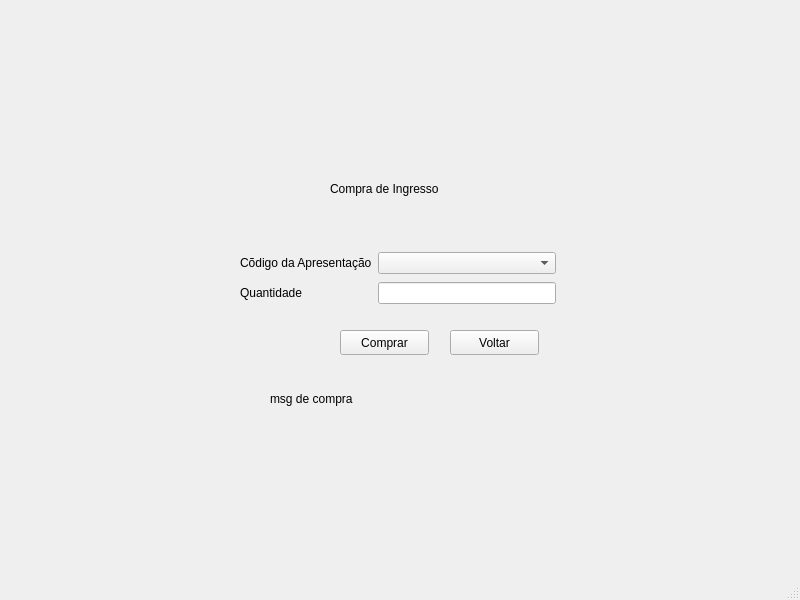
<?xml version="1.0" encoding="UTF-8"?>
<ui version="4.0">
 <class>viewVendas</class>
 <widget class="QMainWindow" name="viewVendas">
  <property name="geometry">
   <rect>
    <x>0</x>
    <y>0</y>
    <width>800</width>
    <height>600</height>
   </rect>
  </property>
  <property name="windowTitle">
   <string>Switch Dreams</string>
  </property>
  <widget class="QWidget" name="centralwidget">
   <widget class="QStackedWidget" name="stackedWidget">
    <property name="geometry">
     <rect>
      <x>140</x>
      <y>0</y>
      <width>651</width>
      <height>441</height>
     </rect>
    </property>
    <property name="currentIndex">
     <number>1</number>
    </property>
    <widget class="QWidget" name="page">
     <widget class="QWidget" name="layoutWidget">
      <property name="geometry">
       <rect>
        <x>160</x>
        <y>210</y>
        <width>191</width>
        <height>131</height>
       </rect>
      </property>
      <layout class="QGridLayout" name="gridLayout">
       <item row="5" column="0">
        <widget class="QPushButton" name="btnVerIngressosVendidos">
         <property name="text">
          <string>Ver Ingressos Vendidos</string>
         </property>
        </widget>
       </item>
       <item row="3" column="0">
        <widget class="QPushButton" name="btnComprarIngresso">
         <property name="text">
          <string>Comprar Ingresso</string>
         </property>
        </widget>
       </item>
       <item row="6" column="0">
        <widget class="QPushButton" name="btnHome">
         <property name="text">
          <string>Home</string>
         </property>
        </widget>
       </item>
       <item row="2" column="0">
        <widget class="QLabel" name="label">
         <property name="text">
          <string>Menu Principal de Vendas</string>
         </property>
        </widget>
       </item>
      </layout>
     </widget>
    </widget>
    <widget class="QWidget" name="page_2">
     <widget class="QPushButton" name="btnComprar">
      <property name="geometry">
       <rect>
        <x>200</x>
        <y>330</y>
        <width>89</width>
        <height>25</height>
       </rect>
      </property>
      <property name="text">
       <string>Comprar</string>
      </property>
     </widget>
     <widget class="QLabel" name="label_4">
      <property name="geometry">
       <rect>
        <x>190</x>
        <y>180</y>
        <width>151</width>
        <height>17</height>
       </rect>
      </property>
      <property name="text">
       <string>Compra de Ingresso</string>
      </property>
     </widget>
     <widget class="QPushButton" name="btnVoltar">
      <property name="geometry">
       <rect>
        <x>310</x>
        <y>330</y>
        <width>89</width>
        <height>25</height>
       </rect>
      </property>
      <property name="text">
       <string>Voltar</string>
      </property>
     </widget>
     <widget class="QWidget" name="layoutWidget">
      <property name="geometry">
       <rect>
        <x>100</x>
        <y>250</y>
        <width>316</width>
        <height>58</height>
       </rect>
      </property>
      <layout class="QGridLayout" name="gridLayout_2">
       <item row="0" column="0">
        <widget class="QLabel" name="label_2">
         <property name="text">
          <string>Cõdigo da Apresentação</string>
         </property>
        </widget>
       </item>
       <item row="1" column="0">
        <widget class="QLabel" name="label_3">
         <property name="text">
          <string>Quantidade</string>
         </property>
        </widget>
       </item>
       <item row="1" column="1">
        <widget class="QLineEdit" name="lineQuantidade"/>
       </item>
       <item row="0" column="1">
        <widget class="QComboBox" name="comboBoxApr"/>
       </item>
      </layout>
     </widget>
     <widget class="QLabel" name="labelCompra">
      <property name="geometry">
       <rect>
        <x>130</x>
        <y>390</y>
        <width>271</width>
        <height>17</height>
       </rect>
      </property>
      <property name="text">
       <string>msg de compra</string>
      </property>
     </widget>
    </widget>
    <widget class="QWidget" name="page_3">
     <widget class="QLabel" name="label_5">
      <property name="geometry">
       <rect>
        <x>180</x>
        <y>70</y>
        <width>191</width>
        <height>20</height>
       </rect>
      </property>
      <property name="text">
       <string>Pagina Ingressos Vendidos</string>
      </property>
     </widget>
     <widget class="QPushButton" name="btnVoltar2">
      <property name="geometry">
       <rect>
        <x>400</x>
        <y>120</y>
        <width>89</width>
        <height>25</height>
       </rect>
      </property>
      <property name="text">
       <string>Voltar</string>
      </property>
     </widget>
     <widget class="QComboBox" name="comboBoxEve">
      <property name="geometry">
       <rect>
        <x>180</x>
        <y>120</y>
        <width>131</width>
        <height>25</height>
       </rect>
      </property>
     </widget>
     <widget class="QTableWidget" name="tableQtdVendida">
      <property name="geometry">
       <rect>
        <x>20</x>
        <y>160</y>
        <width>471</width>
        <height>281</height>
       </rect>
      </property>
      <attribute name="horizontalHeaderDefaultSectionSize">
       <number>160</number>
      </attribute>
      <column>
       <property name="text">
        <string>Apresentação</string>
       </property>
      </column>
      <column>
       <property name="text">
        <string>Ingressos Vendidos</string>
       </property>
      </column>
      <column>
       <property name="text">
        <string>Informações</string>
       </property>
      </column>
     </widget>
     <widget class="QLabel" name="label_6">
      <property name="geometry">
       <rect>
        <x>50</x>
        <y>120</y>
        <width>151</width>
        <height>20</height>
       </rect>
      </property>
      <property name="text">
       <string>Código de Evento</string>
      </property>
     </widget>
    </widget>
    <widget class="QWidget" name="page_4">
     <widget class="QTableWidget" name="tableCpfQte">
      <property name="geometry">
       <rect>
        <x>80</x>
        <y>70</y>
        <width>361</width>
        <height>331</height>
       </rect>
      </property>
      <attribute name="horizontalHeaderDefaultSectionSize">
       <number>180</number>
      </attribute>
      <column>
       <property name="text">
        <string>Usuário</string>
       </property>
      </column>
      <column>
       <property name="text">
        <string>Quantidade de Ingressos</string>
       </property>
      </column>
     </widget>
     <widget class="QLabel" name="label_7">
      <property name="geometry">
       <rect>
        <x>180</x>
        <y>30</y>
        <width>161</width>
        <height>20</height>
       </rect>
      </property>
      <property name="text">
       <string>Ingressos Comprados</string>
      </property>
     </widget>
     <widget class="QPushButton" name="pushButton">
      <property name="geometry">
       <rect>
        <x>350</x>
        <y>410</y>
        <width>89</width>
        <height>25</height>
       </rect>
      </property>
      <property name="text">
       <string>Voltar</string>
      </property>
     </widget>
    </widget>
   </widget>
  </widget>
  <widget class="QMenuBar" name="menubar">
   <property name="geometry">
    <rect>
     <x>0</x>
     <y>0</y>
     <width>800</width>
     <height>22</height>
    </rect>
   </property>
  </widget>
  <widget class="QStatusBar" name="statusbar"/>
 </widget>
 <resources/>
 <connections/>
</ui>
